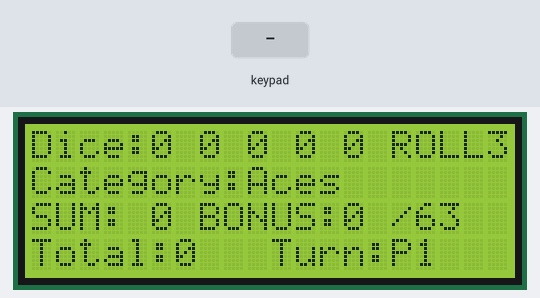
A sketch run on a simulated Arduino Uno, built with avr-gcc and run on an emulated ATmega328P. Shown: 20×4 character LCD. Inputs (shaded band) come from the test bench. Random numbers use the default seed unless the sketch sets one.

Above: at 1.3 s.
1.4 s: key '1' pressed
2.9 s: key '2' pressed
At 3.2 s:
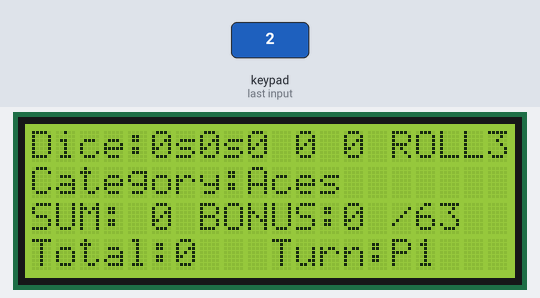
4.4 s: key '3' pressed
5.9 s: key '4' pressed
At 6.7 s:
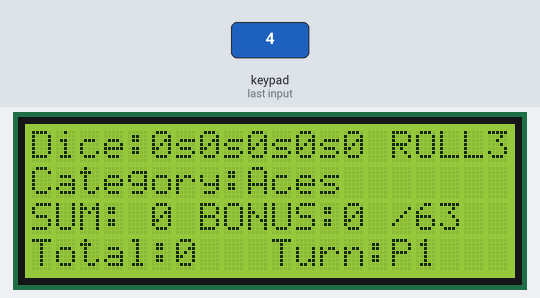
7.4 s: key '5' pressed
8.9 s: key 'U' pressed
At 10.3 s:
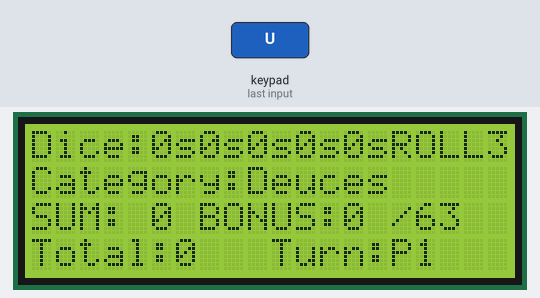
Timing chart, 0 to 11.4 s (numbered marks = the images above; inputs shaded):
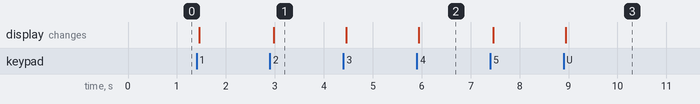

The sketch:

Arduino_YATCH_SINGLE.ino
```cpp
#include <Wire.h>
#include <LiquidCrystal_I2C.h>
LiquidCrystal_I2C lcd(0x27, 20, 4);
#include <Keypad.h>
const byte numRows = 4;
const byte numCols = 4;

char keymap[numRows][numCols] =
{
  {'1', '2', '3', '*'},
  {'4', '5', '*', '*'},
  {'R', '*', '*', '*'},
  {'U', 'D', 'S', '*'}
};

int diceValues[] = {0, 0, 0, 0, 0};
int diceStatus[] = {0, 0, 0, 0, 0};

char*category[] = {"Aces      ", "Deuces    ", "Threes    ", "Fours      ", "Fives     ", "Sixes     ", "Choice    ", "4ofaKind  ", "FullHouse ", "S.Straight", "L.Straight", "Yacht     "};
int cateAns[] = {0, 0, 0, 0, 0, 0, 0, 0, 0, 0, 0, 0};
int cateSta[] = {0, 0, 0, 0, 0, 0, 0, 0, 0, 0, 0, 0};
int cateSel = 0;
int cateSelDiv;
int valcount[] = {0, 0, 0, 0, 0, 0, 0, 0, 0, 0, 0, 0};
int valtemp[] = {0, 0, 0, 0, 0, 0, 0, 0, 0, 0, 0, 0};
int TOTAL;
int BONUS;
bool depend = false;
int rolls = 3;
// 1 : 1번다이스
// 2 : 2번다이스
// 3 : 3번다이스
// 4 : 4번다이스
// 5 : 5번다이스

byte rowPins[numRows] = {7, 6, 5, 4};
byte colPins[numCols] = {8, 9, 10, 11};

Keypad myKeypad = Keypad(makeKeymap(keymap), rowPins, colPins, numRows, numCols);

void setup()
{
  randomSeed(analogRead(A0));
  Serial.begin(9600);
  lcd.init();                      // LCD 초기화
  lcd.backlight();                // 백라이트 켜기

  lcd.setCursor(0, 0);
  lcd.print("Dice:0 0 0 0 0 ROLL3");

  lcd.setCursor(0, 1);
  lcd.print("Category:Aces");

  lcd.setCursor(0, 2);
  lcd.print("SUM:0");
  lcd.setCursor(7, 2);
  lcd.print("BONUS:  /63");

  lcd.setCursor(0, 3);
  lcd.print("Total:   ");
  lcd.setCursor(10, 3);
  lcd.print("Turn:P1");

}

void loop()
{
  //------------------------------------------------------ KEYPAD
  char keypressed = myKeypad.getKey();
  if (keypressed == 'R' && rolls != 0)
  {
    rollDice();
    depend = false;
  }
  if ((keypressed == 'S') && (cateSta[cateSelDiv] == 0) && (rolls != 3))
  {
    cateAns[cateSelDiv] = valtemp[cateSelDiv];
    TOTAL += valtemp[cateSelDiv];
    if (cateSelDiv < 6) {
      BONUS += valtemp[cateSelDiv];
      if (BONUS > 62) {
        TOTAL += 35;
      }
    }
    cateSta[cateSelDiv] = 1;

    depend = false;
    for (int l = 0; l < 12; l++) {
      valcount[l] = 0;
      valtemp[l] = 0;
    }
    for (int i = 0; i < 5; i++) {
      diceValues[i] = 0;
      diceStatus[i] = 0;
    }
    rolls = 3;

  }
  if (keypressed == '1') {
    press1();
  }
  if (keypressed == '2') {
    press2();
  }
  if (keypressed == '3') {
    press3();
  }
  if (keypressed == '4') {
    press4();
  }
  if (keypressed == '5') {
    press5();
  }

  if (keypressed == 'U')
  {
    cateSel += 1;
  }
  if (keypressed == 'D')
  {
    cateSel += 11;
  }
  //-----------------------------------------------------------Update
  for (int i = 0; i < 5; i++)
  {
    lcd.setCursor(5 + i * 2, 0);
    lcd.print(diceValues[i]);
    lcd.setCursor(6 + i * 2, 0);
    if ( diceStatus[i] == 1) {
      lcd.print("s");
    }
    else {
      lcd.print(" ");
    }
  }
  lcd.setCursor(19, 0);
  lcd.print(rolls);
  lcd.setCursor(9, 1);
  cateSelDiv = cateSel % 12;
  lcd.print(category[cateSelDiv]);
  if (depend == false) {
    dependTrue();
  }
  if (cateSta[cateSelDiv] == 1) {
    lcd.setCursor(19, 1);
    lcd.print('X');
  }
  else{
    lcd.setCursor(19, 1);
    lcd.print(' ');
  }
  lcd.setCursor(4, 2);
  if (valtemp[cateSelDiv] / 10 < 1) {
    lcd.print(' ');
    lcd.setCursor(5, 2);
  }
  lcd.print(valtemp[cateSelDiv]);
  lcd.setCursor(13, 2);
  lcd.print(BONUS);
  lcd.setCursor(6, 3);
  lcd.print(TOTAL);

}

//--------------------------------------------------------------------------------------------------------------------------------------------------------
void rollDice() {
  for (int i = 0; i < 5; i++)
  {
    if ( diceStatus[i] == 0) {
      diceValues[i] = random(1, 7);
    }
  }
  rolls -= 1;
}
void press1() {
  if (diceStatus[0] == 1) {
    diceStatus[0] = 0;
  }
  else {
    diceStatus[0] = 1;
  }
}

void press2() {
  if (diceStatus[1] == 1) {
    diceStatus[1] = 0;
  }
  else {
    diceStatus[1] = 1;
  }
}

void press3() {
  if (diceStatus[2] == 1) {
    diceStatus[2] = 0;
  }
  else {
    diceStatus[2] = 1;
  }
}

void press4() {
  if (diceStatus[3] == 1) {
    diceStatus[3] = 0;
  }
  else {
    diceStatus[3] = 1;
  }
}

void press5() {
  if (diceStatus[4] == 1) {
    diceStatus[4] = 0;
  }
  else {
    diceStatus[4] = 1;
  }
}

void dependTrue() {
  for (int l = 0; l < 12; l++) {
    valcount[l] = 0;
    valtemp[l] = 0;
  }

  for (int i = 0; i < 5; i++) {
    if (diceValues[i] == 1) {
      valcount[0] += 1;
    }
    if (diceValues[i] == 2) {
      valcount[1] += 1;
    }
    if (diceValues[i] == 3) {
      valcount[2] += 1;
    }
    if (diceValues[i] == 4) {
      valcount[3] += 1;
    }
    if (diceValues[i] == 5) {
      valcount[4] += 1;
    }
    if (diceValues[i] == 6) {
      valcount[5] += 1;
    }
  }

  valtemp[0] = valcount[0];
  valtemp[1] = valcount[1] * 2;
  valtemp[2] = valcount[2] * 3;
  valtemp[3] = valcount[3] * 4;
  valtemp[4] = valcount[4] * 5;
  valtemp[5] = valcount[5] * 6;
  for (int i = 0; i < 5; i++) {
    valtemp[6] += diceValues[i];
  }
  for (int i = 0; i < 6; i++) {
    if (valcount[i] > 3) {
      for (int i = 0; i < 5; i++) {
        valtemp[7] += diceValues[i];
      }
    }
  }
  if ((valcount[0] == 3 || valcount[1] == 3 || valcount[2] == 3 || valcount[3] == 3 || valcount[4] == 3 || valcount[5] == 3) && (valcount[0] == 3 || valcount[1] == 3 || valcount[2] == 3 || valcount[3] == 3 || valcount[4] == 3 || valcount[5] == 3))
  {
    for (int i = 0; i < 5; i++) {
      valtemp[8] += diceValues[i];
    }
  }

  for (int j = 0; j < 3; j++) {
    if ((valcount[0 + j] >= 1) && (valcount[1 + j] >= 1) && (valcount[2 + j] >= 1) && (valcount[3 + j] >= 1))
    {
      valtemp[9] = 15;
    }
  }

  for (int k = 0; k < 2; k++) {
    if ((valcount[0 + k] >= 1) && (valcount[1 + k] >= 1) && (valcount[2 + k] >= 1) && (valcount[3 + k] >= 1) && (valcount[4 + k] >= 1))
    {
      valtemp[10] = 30;
    }
  }

  for (int i = 0; i < 5; i++) {
    if (valcount[i] == 5) {
      valtemp[11] = 50;
    }
  }

  depend = true;
}
```

Measured:
- after the input at 2.9 s, the display: changes after 0.07 s (image 1)
- after the input at 5.9 s, the display: changes at once (image 2)
- after the input at 8.9 s, the display: changes after 0.05 s (image 3)
